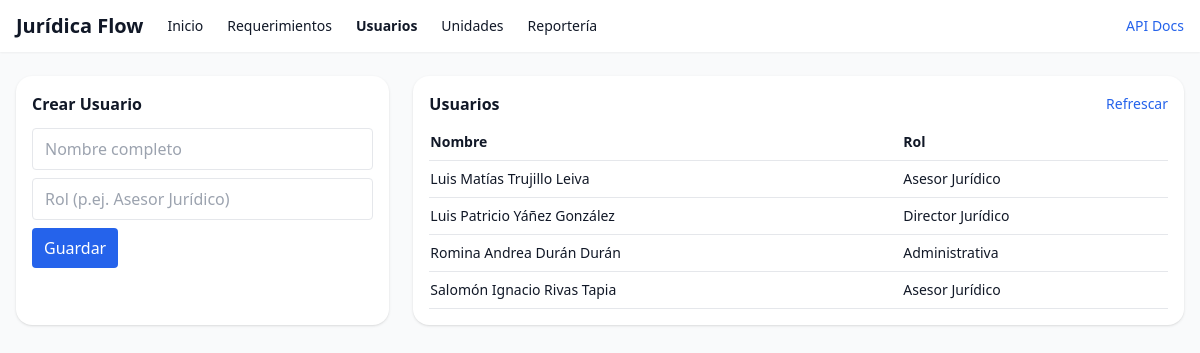
Page /ui/users on the committed database.
### app/models.py (models this page shows)
class User(Base):
    __tablename__ = "users"
    id: Mapped[int] = mapped_column(Integer, primary_key=True, index=True)
    full_name: Mapped[str] = mapped_column(String(160), nullable=False)
    role: Mapped[str] = mapped_column(String(60), nullable=False)
    assignments = relationship("Assignment", back_populates="assignee")

### app/web.py (the view)
@router.get("/ui/users", response_class=HTMLResponse)
def ui_users(request: Request, db: Session = Depends(get_db)):
    users = db.query(models.User).order_by(models.User.full_name).all()
    return templates.TemplateResponse("users_page.html", {"request": request, "users": users, "active": "users"})

### templates/users_page.html
{% extends "base.html" %}{% set active='users' %}
{% block content %}
<div class="grid grid-cols-1 lg:grid-cols-3 gap-6">
  <section class="bg-white rounded-2xl shadow p-4">
    <h2 class="font-semibold mb-3">Crear Usuario</h2>
    <form hx-post="/ui/create_user" hx-target="#usersTable" hx-swap="outerHTML" class="space-y-2">
      <input name="full_name" required placeholder="Nombre completo" class="w-full border rounded px-3 py-2" />
      <input name="role" required placeholder="Rol (p.ej. Asesor Jurídico)" class="w-full border rounded px-3 py-2" />
      <button class="bg-blue-600 text-white px-3 py-2 rounded">Guardar</button>
    </form>
  </section>
  <section class="bg-white rounded-2xl shadow p-4 lg:col-span-2">
    <div class="flex items-center justify-between mb-2">
      <h2 class="font-semibold">Usuarios</h2>
      <button class="text-sm text-blue-600" hx-get="/ui/partials/users" hx-target="#usersTable" hx-swap="outerHTML">Refrescar</button>
    </div>
    {% include "partials/users.html" %}
  </section>
</div>
{% endblock %}

### templates/partials/users.html
<table id="usersTable" class="w-full text-sm">
  <thead><tr class="border-b"><th class="text-left py-2">Nombre</th><th class="text-left">Rol</th></tr></thead>
  <tbody>
  {% for u in users %}
    <tr class="border-b"><td class="py-2">{{u.full_name}}</td><td>{{u.role}}</td></tr>
  {% else %}
    <tr><td class="py-2 text-gray-500" colspan="2">Sin usuarios</td></tr>
  {% endfor %}
  </tbody>
</table>

### rows in the picture
User: full_name "Luis Matías Trujillo Leiva", role "Asesor Jurídico"
User: full_name "Luis Patricio Yáñez González", role "Director Jurídico"
User: full_name "Romina Andrea Durán Durán", role "Administrativa"
User: full_name "Salomón Ignacio Rivas Tapia", role "Asesor Jurídico"
